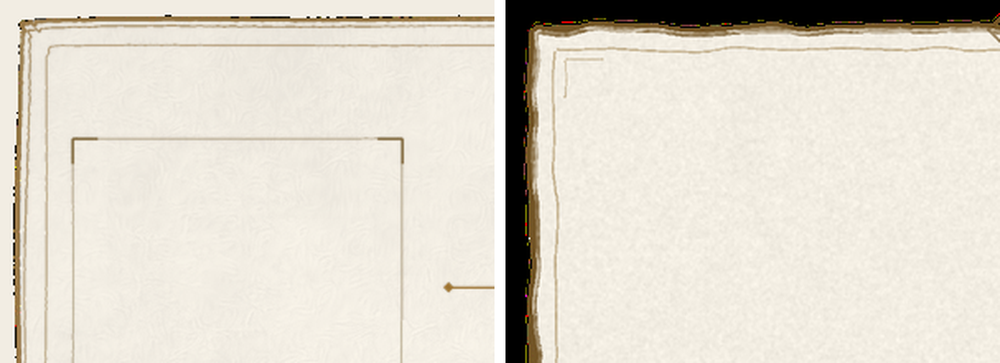
#> input picture art/ui/_draft/_cmp_corner.png, 1000 x 363 px, shrunk from 1820 x 660 before the run, found by its file name
$ python _v2_ui.py ../_cmp_corner.png
#> lines starting #> are read from the running program, lines starting #| are printed output that depends on the picture; after the words box and inside, x2 and y2 are one past the last pixel; in counts of white or black regions, pixels touching at a corner belong together
# -*- coding: utf-8 -*-
# 把 UI 截图「线稿化」：只保留长横线 / 长竖线，再按字符格渲成 ASCII。
#   mode=bright : 亮线（暗底 UI）      thr 自适应 p85
#   mode=dark   : 暗线（亮底 UI）      thr 自适应 p15
#   mode=edge   : 梯度线（任意底色）    thr 自适应 p92（Sobel 幅值）
import os, sys
import numpy as np
from PIL import Image

BASE = r'C:\Users\26464\IdeaProjects\endeavor\art\ui\_draft\_ref'

def runs_1d(b):
    d = np.diff(np.concatenate(([0], b.astype(np.int8), [0])))
    s = np.flatnonzero(d == 1)
    e = np.flatnonzero(d == -1)
    return list(zip(s.tolist(), (e - s).tolist()))

def linify(m, min_len, vertical=True):
    H, W = m.shape
    out = np.zeros_like(m)
    if vertical:
        for x in range(W):
            for st, ln in runs_1d(m[:, x]):
                if ln >= min_len:
                    out[st:st + ln, x] = True
    else:
        for y in range(H):
            for st, ln in runs_1d(m[y]):
                if ln >= min_len:
                    out[y, st:st + ln] = True
    return out

def render(mask, cell):
    H, W = mask.shape
    rows = []
    for y0 in range(0, H, cell):
        line = []
        for x0 in range(0, W, cell):
            n = int(mask[y0:y0 + cell, x0:x0 + cell].sum())
            line.append('.' if n == 0 else ('-' if n < cell * 0.5 else '#'))
        rows.append(line)
    return rows

def main():
    out = []
    for arg in sys.argv[1:]:
        parts = arg.split(',')
        name = parts[0]
        o = {'thr': '0', 'cell': '5', 'minlen': '40', 'mode': 'bright'}
        for p in parts[1:]:
            k, v = p.split('='); o[k] = v
        cell = int(o['cell']); minlen = int(o['minlen']); mode = o['mode']; thr = int(o['thr'])
        p = name if os.path.isabs(name) else os.path.join(BASE, name)
        im = Image.open(p).convert('L')
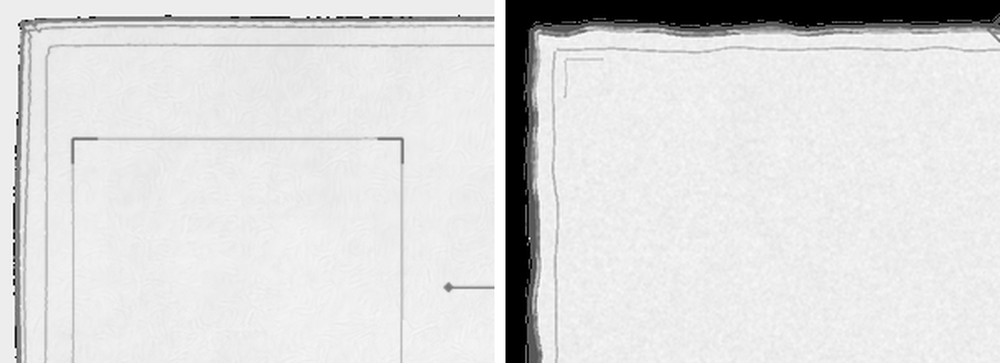
#> im: PIL image 1000x363 L; min 0, max 255, mean 219.1
        W, H = im.size
#> W = 1000; H = 363
        a = np.asarray(im, dtype=np.float32)

        if mode == 'edge':
            gx = np.zeros_like(a); gy = np.zeros_like(a)
            gx[:, 1:] = np.abs(a[:, 1:] - a[:, :-1])
            gy[1:, :] = np.abs(a[1:, :] - a[:-1, :])
            mag = gx + gy
            t = thr if thr else int(np.percentile(mag, 92))
            m = mag > t
        elif mode == 'dark':
            t = thr if thr else int(np.percentile(a, 15))
            m = a < t
        else:
            t = thr if thr else int(np.percentile(a, 85))
#> t = 240
            m = a > t
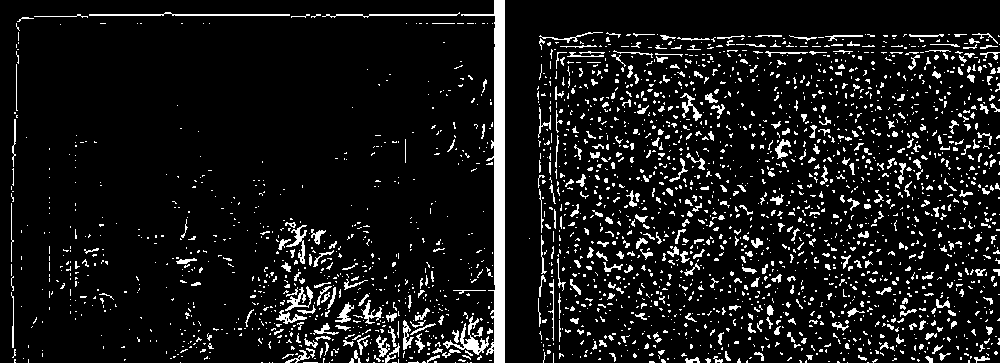
#> m: shape (363, 1000) bool; 9.3% white; 2606 white regions (2207 under 20 px), largest, box (x1, y1, x2, y2) and area: (461, 0, 505, 363) 4142, (443, 316, 489, 355) 459, (89, 12, 290, 16) 398

        # 太长的一条线（整幅边界）先排掉噪点影响：要求某行/列里像素连续
        Vm = linify(m, minlen, True)
#> after the loop in linify, `for x in range(W):`:
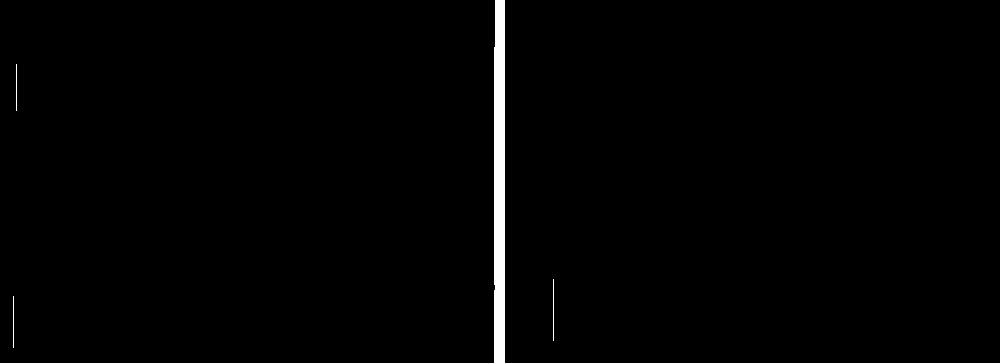
#> out: shape (363, 1000) bool; 1.1% white; 4 white regions, box (x1, y1, x2, y2) and area: (494, 0, 505, 363) 3941, (553, 279, 554, 341) 62, (13, 296, 14, 348) 52, (16, 64, 17, 111) 47
        Hm = linify(m, minlen, False)
#> call 2 of linify, with min_len = 40, vertical = False
#> after the loop in linify (call 2), `for y in range(H):`:
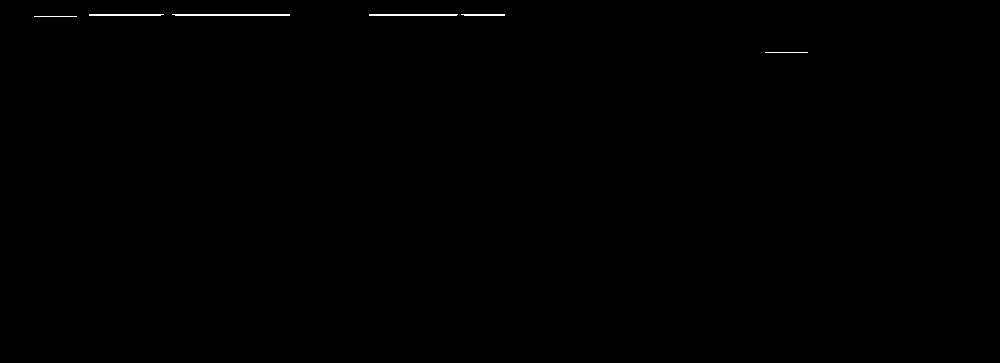
#> out: shape (363, 1000) bool; 0.2% white in thin lines or dots, all inside (x1, y1, x2, y2) = (34, 14, 808, 53)
        vr = render(Vm, cell); hr = render(Hm, cell)
#> after the loop in render, `for y0 in range(0, H, cell):`: rows = 73 items
#> after `vr = render(Vm, cell)`: vr = 73 items
#> after `hr = render(Hm, cell)`: hr = 73 items
        chunk = []
        chunk.append('=' * 104)
        chunk.append('== %s  %dx%d  mode=%s thr=%d  cell=%dpx/char  minlen=%dpx'
                     % (os.path.basename(name), W, H, mode, t, cell, minlen))
        chunk.append('     ' + ''.join(str(((i * cell) // 100) % 10) for i in range(len(vr[0]))))
        for i in range(len(vr)):
            merged = ''.join('=' if hr[i][j] == '#' else vr[i][j] for j in range(len(vr[i])))
            chunk.append('%4d %s' % (i * cell, merged))
#> this loop made 73 passes
#> after the loop, chunk = 76 items
        out.extend(chunk)
        per = os.path.join(BASE, '_v2_ui_%s.log' % os.path.splitext(os.path.basename(name))[0])
        with open(per, 'w', encoding='utf-8') as f:
            f.write('\n'.join(chunk))
    log = os.path.join(BASE, '_v2_ui.log')
    with open(log, 'w', encoding='utf-8') as f:
        f.write('\n'.join(out))
    print('written', log)

if __name__ == '__main__':
    main()
